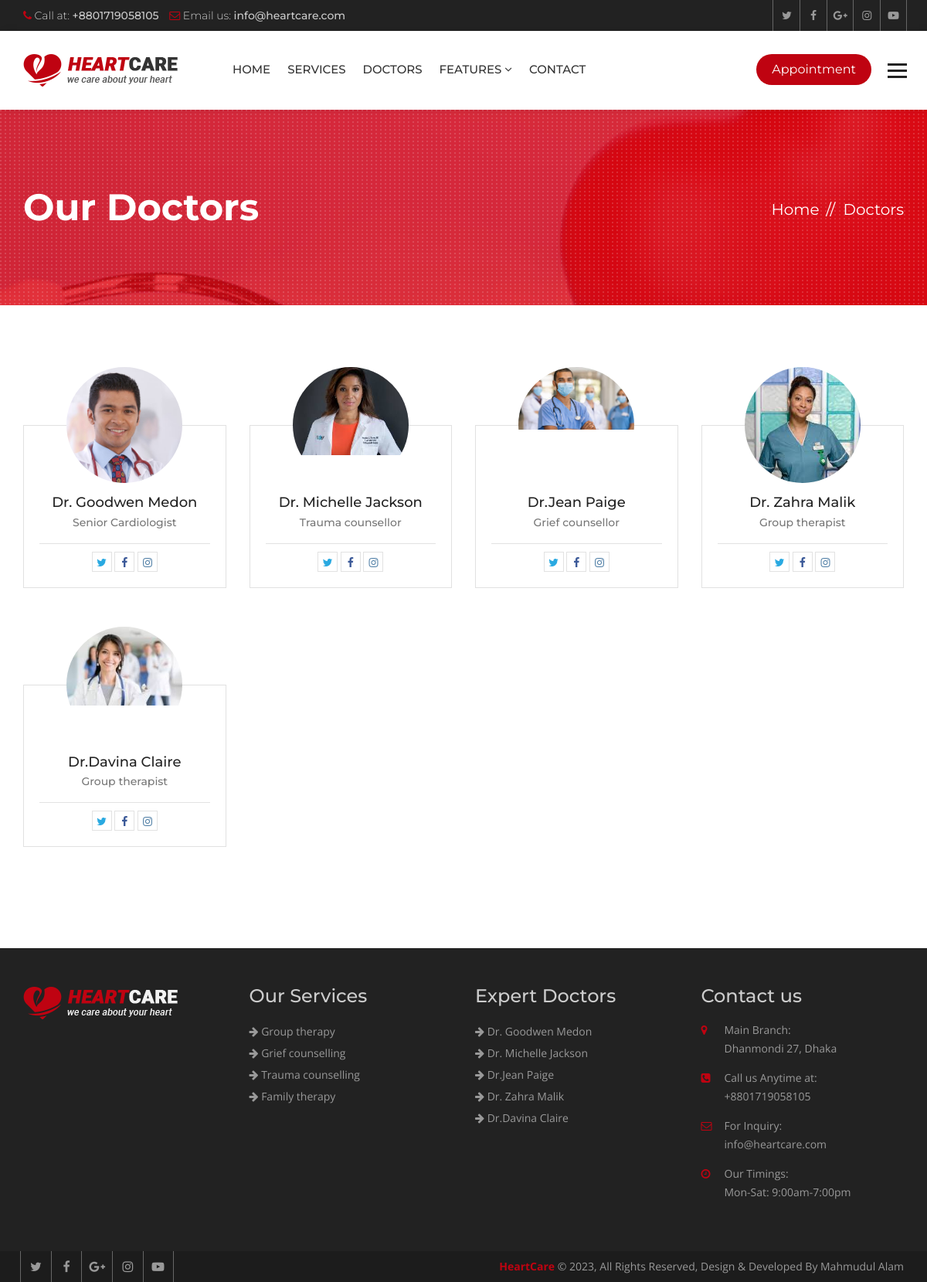
The app's page /doctors/ with its own data.
### hospital/models.py (models this page shows, shortened)
class Doctor(models.Model):
    name = models.CharField(max_length=120)
    speciality = models.CharField(max_length=120)
    picture = models.ImageField(upload_to="doctors/")
    details = models.TextField()
    experience = models.TextField()
    expertize = models.ManyToManyField(to='Expertize', related_name='doctors')
    twitter = models.CharField(max_length=120, blank=True, null=True)
    facebook = models.CharField(max_length=120, blank=True, null=True)
    instagram = models.CharField(max_length=120, blank=True, null=True)

class Service(models.Model):
    title = models.CharField(max_length=120)
    description = models.TextField()
    thumbnail = models.ImageField(upload_to='services/')
    cover = models.ImageField(upload_to='services/')
    image1 = models.ImageField(upload_to='services/', blank=True, null=True)
    image2 = models.ImageField(upload_to='services/', blank=True, null=True)

### hospital/views.py (the view)
# urls.py: path('doctors/', views.DoctorListView.as_view(), name="doctors"),
class DoctorListView(ListView):
    template_name = 'hospital/team.html'
    queryset = Doctor.objects.all()
    paginate_by = 8

### hospital/context_processors.py (called while the page is built)
def footer_content(request):
    services = Service.objects.all()
    doctors = Doctor.objects.all()
    context = {
        'services': services,
        'doctors': doctors
    }
    return context

### templates/hospital/team.html (shortened to what this page needs)
{% extends 'base.html' %}
{% block maincontent %}
<div class="inner-banner">
  <div class="container">
    <div class="row">
      <div class="col-md-7">
        <h1>Our Doctors</h1>
      </div>
      <div class="col-md-5">
        <ol class="breadcrumb">
          <li><a href="{% url 'index' %}">Home</a></li>
          <li class="active">Doctors</li>
        </ol>
      </div>
    </div>
  </div>
</div>
<div class="main-content">
  <div class="team-page">
    <div class="container">
      <div class="row">
        {% for doctor in object_list %}
        <div class="col-md-3 col-sm-6">
          <div class="team-box mb50">
            <div class="team-thumb">  <img src="{{ doctor.picture.url }}" alt=""></div>
            <div class="team-text">
              <h5><a href="{% url 'doctor_details' doctor.id %}">{{ doctor.name }}</a></h5>
              <strong>{{ doctor.speciality }}</strong>
              <ul class="team-social">
                {% if doctor.twitter %}
                <li><a class="tw" href="{{ doctor.twitter }}"><i class="fa fa-twitter" aria-hidden="true"></i></a></li>
                {% endif %}
                {% if doctor.facebook %}
                <li><a class="fb" href="{{ doctor.facebook }}"><i class="fa fa-facebook" aria-hidden="true"></i></a>
                </li>
                {% endif %}
                {% if doctor.instagram %}
                <li><a class="insta" href="{{ doctor.instagram }}"><i class="fa fa-instagram"
                      aria-hidden="true"></i></a></li>
                {% endif %}
              </ul>
            </div>
          </div>
        </div>
        {% endfor %}
      </div>
      <div class="row">
        <div class="col-md-12">
        </div>
      </div>
    </div>
  </div>
</div>
{% endblock maincontent %}

### templates/partials/_footer.html (shortened to what this page needs)
{% load static %}
<footer class="footer">
  <div class="footer-widgets">
    <div class="container">
      <div class="row">
        <div class="col-md-3 col-sm-6">
          <div class="widget"> <img class="ft-logo" src="{% static 'heartcare/images/footer-logo.png' %}" alt="">
          </div>
        </div>
        <div class="col-md-3 col-sm-6">
          <div class="widget">
            <h3>Our Services</h3>
            <ul>
              {% for service in services|slice:':8' %}
              <li><a href="{% url 'service_details' service.id %}"><i class="fa fa-arrow-right"></i>
                  {{service.title }}</a></li>
              {% endfor %}
            </ul>
          </div>
        </div>
        <div class="col-md-3 col-sm-6">
          <div class="widget">
            <h3>Expert Doctors</h3>
            <ul>
              {% for doctor in doctors|slice:':8' %}
              <li><a href="{% url 'doctor_details' doctor.id %}"><i class="fa fa-arrow-right"></i> {{ doctor.name }}</a>
              </li>
              {% endfor %}
            </ul>
          </div>
        </div>
        <div class="col-md-3 col-sm-6">
          <div class="widget">
            <h3>Contact us</h3>
            <address>
              <ul>
                <li> <span class="icon"><i class="fa fa-map-marker" aria-hidden="true"></i></span> <span
                    class="add-text"><strong>Main Branch:</strong> Dhanmondi 27, Dhaka</span> </li>
                <li> <span class="icon"><i class="fa fa-phone-square" aria-hidden="true"></i></span> <span
                    class="add-text"><strong>Call us Anytime at:</strong> +8801719058105</span> </li>
                <li> <span class="icon"><i class="fa fa-envelope-o" aria-hidden="true"></i></span> <span
                    class="add-text"><strong>For Inquiry:</strong> info@heartcare.com</span> </li>
                <li> <span class="icon"><i class="fa fa-clock-o" aria-hidden="true"></i></span> <span
                    class="add-text"><strong>Our Timings:</strong> Mon-Sat: 9:00am-7:00pm</span> </li>
              </ul>
            </address>
          </div>
        </div>
      </div>
    </div>
  </div>
  <div class="footer-cr">
    <div class="container">
      <div class="row">
        <div class="col-md-6">
          <div class="footer-social"> <a href="#"><i class="fa fa-twitter" aria-hidden="true"></i></a> <a href="#"><i
                class="fa fa-facebook" aria-hidden="true"></i></a> <a href="#"><i class="fa fa-google-plus"
                aria-hidden="true"></i></a> <a href="#"><i class="fa fa-instagram" aria-hidden="true"></i></a> <a
              href="#"><i class="fa fa-youtube-play" aria-hidden="true"></i></a>
          </div>
        </div>
        <div class="col-md-6">
          <p><strong>HeartCare</strong> © {% now 'Y' %}, All Rights Reserved, Design & Developed By Mahmudul Alam</p>
        </div>
      </div>
    </div>
  </div>
</footer>

### heartcare/static/heartcare/css/custom.css (style rules this page uses)
html body { font-family: 'Open Sans', sans-serif; color: #777777; font-size: 14px; }
p { line-height: 24px; }
body h1, body h2, body h3, body h4, body h5, body h6 { font-family: 'Montserrat', sans-serif; margin: 0px; }
body h1 { font-size: 48px; }
body h3 { font-size: 24px; }
body h5 { font-size: 18px; }
.inner-banner { background: url(../images/inner.jpg) no-repeat top center; position: relative; width: 100%; float: left; padding: 100px 0 100px; background-color: #bf0311; z-index: 0; }
.inner-banner:after { background: url(../images/patt.png); position: absolute; left: 0; top: 0; content: ""; width: 100%; height: 100%; }
.inner-banner .container { position: relative; z-index: 99; }
.inner-banner h1 { color: #fff; font-weight: 700; }
.inner-banner .breadcrumb { text-align: right; background: none; padding: 0px; margin: 15px 0 0; }
.inner-banner .breadcrumb>li, .inner-banner .breadcrumb>li a { color: #fff; font-size: 20px; font-family: 'Montserrat', sans-serif; }
.inner-banner .breadcrumb>li+li::before { color: #fff; content: "// "; padding: 0 5px; }
.main-content { width: 100%; float: left; padding: 50px 0; }
.team-box { width: 100%; float: left; }
.team-box .team-thumb { overflow: hidden; position: relative; width: 150px; height: 150px; border-radius: 100%; margin: 0 auto -75px; }
.team-thumb>img { height: auto; width: 100%; }
.team-box .team-thumb:after { position: absolute; left: 0; top: 0; width: 100%; height: 0; content: ""; background: rgba(191, 3, 17, .7); opacity: 0; transition: all ease-in-out 0.3s; -webkit-transition: all ease-in-out 0.3s; }
.team-box .team-text { border: 1px solid #e1e1e1; width: 100%; padding: 90px 20px 20px 20px; text-align: center; }
.team-text h5 { margin: 0 0 5px; font-weight: 500; color: #222; }
.team-text h5 a { color: #222; }
.team-text strong { font-family: 'Montserrat', sans-serif; font-weight: 500; font-size: 14x; color: #777777; }
.team-social { margin: 17px 0 0; padding: 10px 0 0; list-style: none; text-align: center; border-top: 1px solid #e2e2e2; }
.team-social li { display: inline-block; }
.team-social li a { display: block; border: 1px solid #e2e2e2; color: #9c9c9c; width: 26px; height: 26px; text-align: center; line-height: 26px; transition: all ease-in-out 0.3s; -webkit-transition: all ease-in-out 0.3s; }
.mb50 { margin-bottom: 50px; }
.team-page { width: 100%; float: left; padding: 30px 0; }
.footer { width: 100%; float: left; background: #222222; padding: 50px 0 0 0; }
.footer .widget { width: 100%; float: left; margin: 0 0 50px; }
.footer .widget ul { margin: 0px; padding: 0px; list-style: none; }
.footer .widget li { line-height: 28px; color: #999999; }
.footer .widget a { color: #999; }
.footer .widget h3 { margin: 0 0 20px; color: #cccccc; line-height: 24px; }
.ft-logo { margin-bottom: 16px; max-width: 100%; height: auto; }
.footer .widget address li { float: left; line-height: 24px; margin-bottom: 14px; width: 100%; }
.widget address .icon { width: 30px; float: left; color: #bf0311; }
.widget address .add-text { float: left; width: 80%; }
.widget address .add-text>strong { display: block; font-weight: 400; }
.footer-cr { width: 100%; float: left; clear: both; background: #1c1c1c; }
.footer-cr p { margin: 0px; line-height: 40px; color: #999999; text-align: right; }
.footer-cr p strong { color: #bf0311; }
.footer-social a { border-left: 1px solid #666666; color: #999999; display: inline-block; font-size: 16px; line-height: 40px; margin-left: -4px; text-align: center; width: 40px; }
.footer-social a:last-child { border-right: 1px solid #666666; }
.team-social li a.tw { color: #29a9e1; }
.team-social li a.fb { color: #3b5998; }
.team-social li a.insta { color: #5280a7; }

### records on screen
Doctor: picture (picture), name "Dr. Goodwen Medon", speciality "Senior Cardiologist"
Doctor: picture (picture), name "Dr. Michelle Jackson", speciality "Trauma counsellor"
Doctor: picture (picture), name "Dr.Jean Paige", speciality "Grief counsellor"
Doctor: picture (picture), name "Dr. Zahra Malik", speciality "Group therapist"
Doctor: picture (picture), name "Dr.Davina Claire", speciality "Group therapist"
Service: title "Group therapy"
Service: title "Grief counselling"
Service: title "Trauma counselling"
Service: title "Family therapy"
